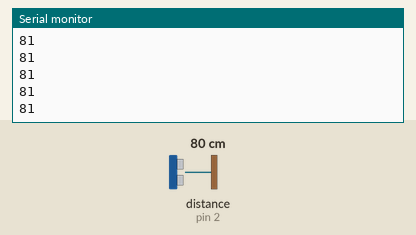
Recording of a sketch running on a simulated Arduino Nano, built with avr-gcc and run on an emulated ATmega328P. Parts: the last lines printed to the serial monitor. The inputs (shaded band) are chosen by the test bench; at power-on: distance to the obstacle (sensor on pin 2) 80 cm. The echo pulse lasts 58.3 µs per cm.

Above: at 1.2 s.
1.3 s: distance to the obstacle (sensor on pin 2) set to 2 cm
At 2.0 s:
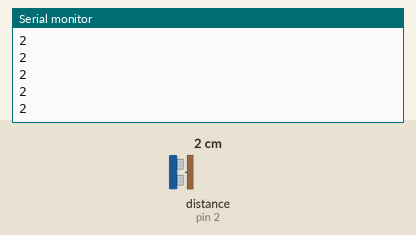
2.8 s: distance to the obstacle (sensor on pin 2) set to 4 cm
At 3.6 s:
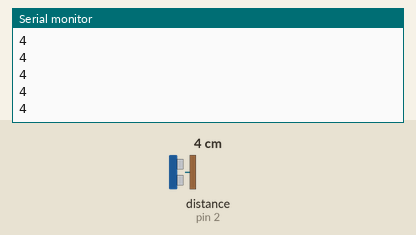
Timing chart, 0 to 5.8 s (numbered marks = the images above; inputs shaded):
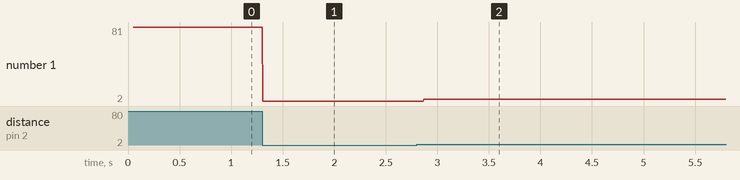

Measured:
- after the input at 1.3 s, the serial monitor: prints a new line at once (image 1)
- after the input at 2.8 s, the serial monitor: prints a new line after 0.07 s (image 2)
- plotted number 1: 81 → 2 after the input at 1.3 s

The sketch:

begin_hcsr04.ino
```cpp
#include <NewPing.h>
#define ECHO_PIN 2
#define TRIGGER_PIN 3
#define MAX_DISTANCE 200

long duration;
int distance;

void setup() {
  // put your setup code here, to run once:
  pinMode(ECHO_PIN, INPUT);
  pinMode(TRIGGER_PIN, OUTPUT);
  Serial.begin(9600);
  Serial.println("Ultrasonic Sensor HC-SR04 DEMO on Arduino Nano");
}

void ping_sensor(){
  int distance_cm;
  NewPing sonar(TRIGGER_PIN, ECHO_PIN, MAX_DISTANCE); // NewPing setup of pins and maximum distance.
  distance_cm = sonar.ping_cm();
  Serial.println(distance_cm);
}

void loop() {
  // put your main code here, to run repeatedly:
  ping_sensor();
  return;
}
```
